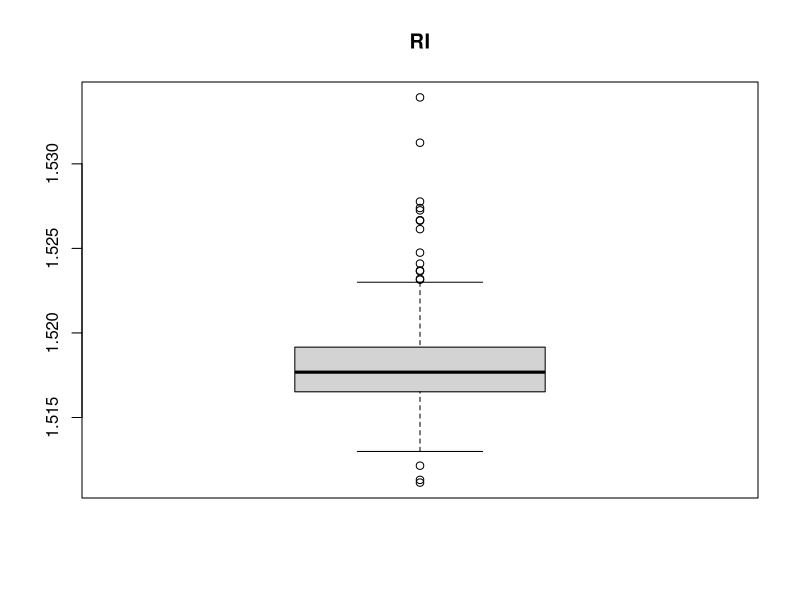
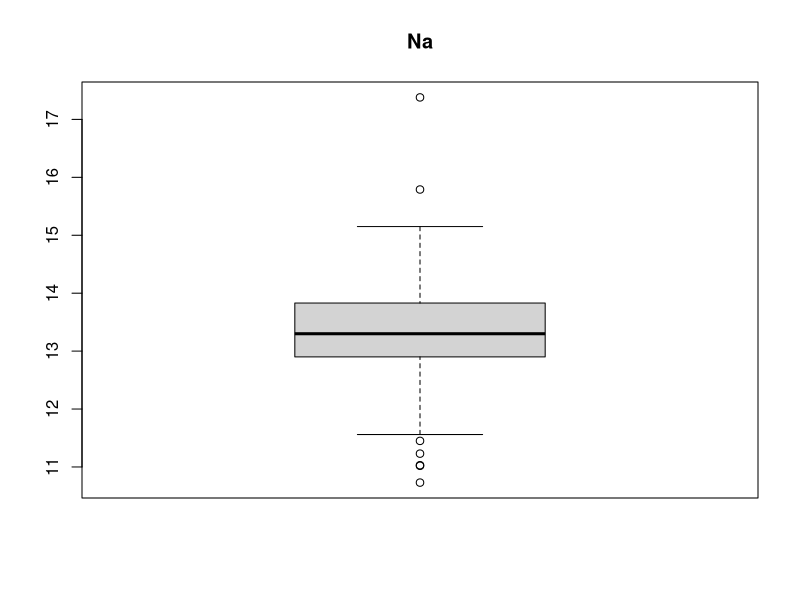
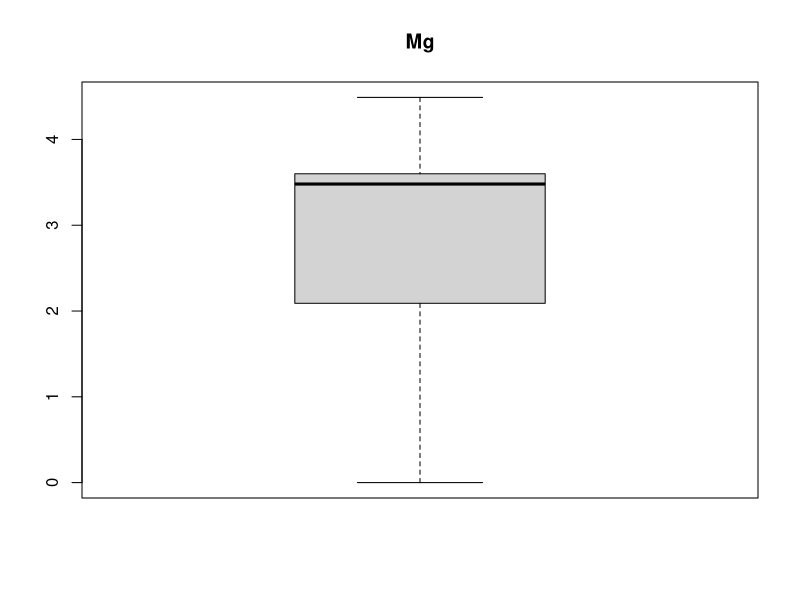
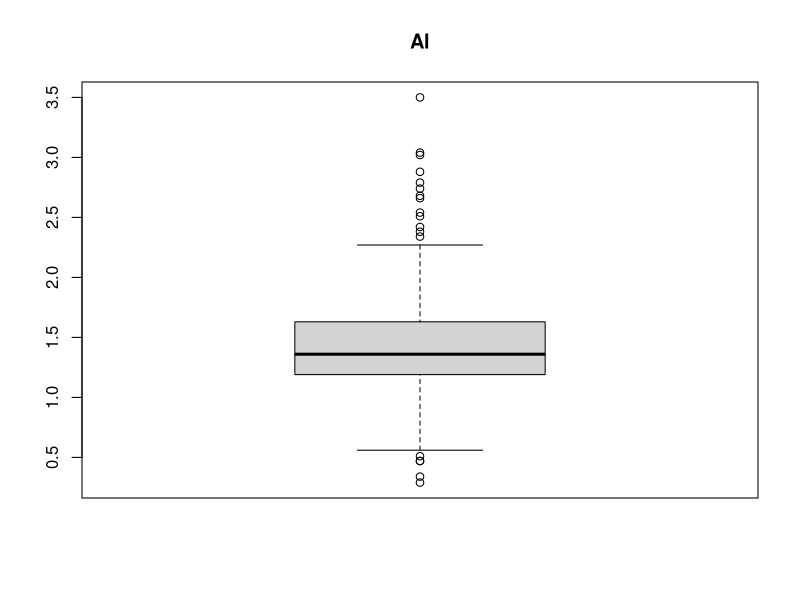
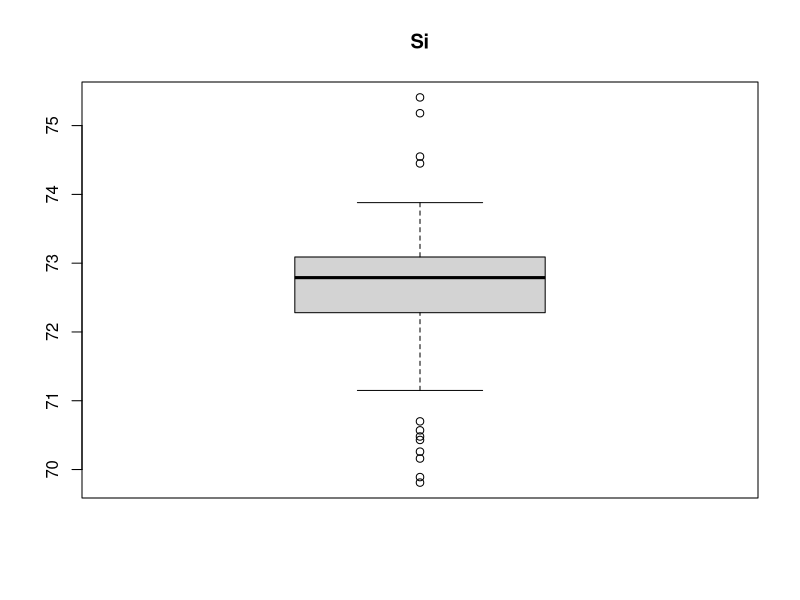
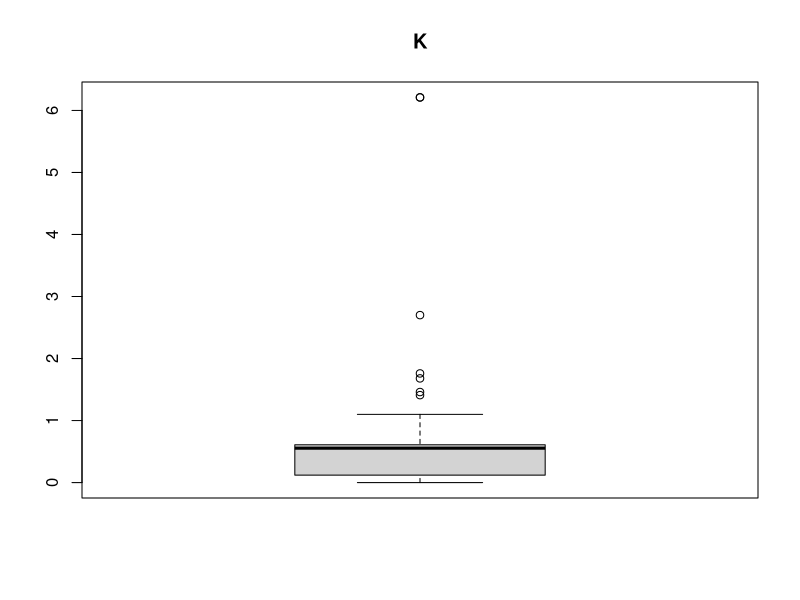
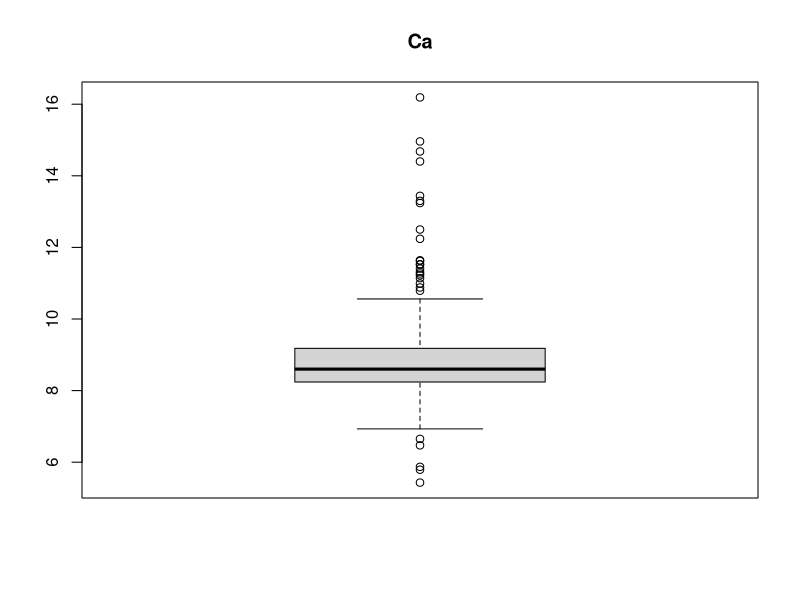
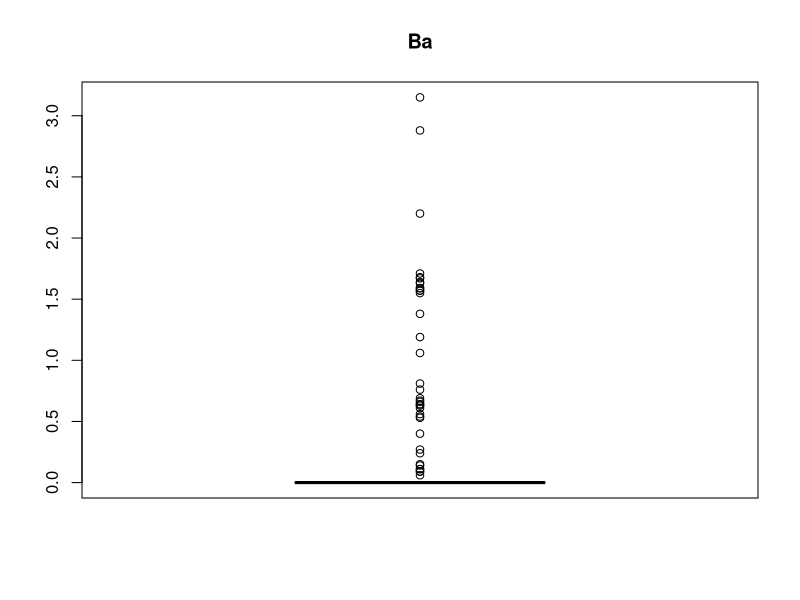

Write the R code that produced these figures, in order.
library(mlbench)
data(Glass)

## Box And Whisker Plots
# Create separate boxplots for each attribute
for(i in 1:9) {
  boxplot(Glass[,i], main = names(Glass)[i])
}

par(mfrow=c(1,3))
for(i in 1:9) {
  plot(density(Glass[,i]), main = names(Glass)[i])
}

# distribution of class variable
y <- Glass$Type
frecuencias <- cbind(freq=table(y), percentage=prop.table(table(y))*100)
barplot(frecuencias[,2], xlab = "Tipo de vidrio", ylab = "Porcentaje")

